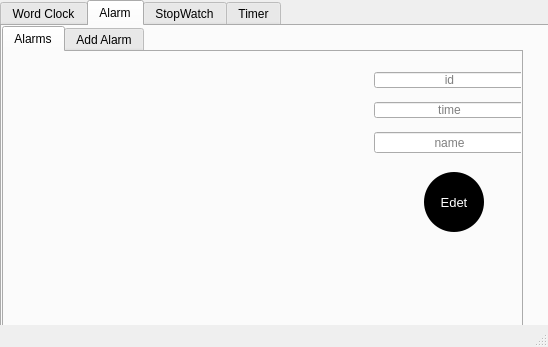
<?xml version="1.0" encoding="UTF-8"?>
<ui version="4.0">
 <class>MainWindow</class>
 <widget class="QMainWindow" name="MainWindow">
  <property name="geometry">
   <rect>
    <x>0</x>
    <y>0</y>
    <width>548</width>
    <height>347</height>
   </rect>
  </property>
  <property name="windowTitle">
   <string>MainWindow</string>
  </property>
  <widget class="QWidget" name="centralwidget">
   <widget class="QTabWidget" name="tabWidget">
    <property name="geometry">
     <rect>
      <x>0</x>
      <y>0</y>
      <width>581</width>
      <height>381</height>
     </rect>
    </property>
    <property name="minimumSize">
     <size>
      <width>581</width>
      <height>381</height>
     </size>
    </property>
    <property name="maximumSize">
     <size>
      <width>16777215</width>
      <height>381</height>
     </size>
    </property>
    <property name="layoutDirection">
     <enum>Qt::LeftToRight</enum>
    </property>
    <property name="autoFillBackground">
     <bool>true</bool>
    </property>
    <property name="currentIndex">
     <number>1</number>
    </property>
    <widget class="QWidget" name="tab">
     <attribute name="title">
      <string>Word Clock</string>
     </attribute>
     <widget class="QPushButton" name="btn_ir_worldclock">
      <property name="geometry">
       <rect>
        <x>90</x>
        <y>190</y>
        <width>121</width>
        <height>31</height>
       </rect>
      </property>
      <property name="font">
       <font>
        <family>MRT_Nil 3</family>
        <pointsize>13</pointsize>
       </font>
      </property>
      <property name="text">
       <string>Iran</string>
      </property>
     </widget>
     <widget class="QPushButton" name="btn_de_worldclock">
      <property name="geometry">
       <rect>
        <x>240</x>
        <y>190</y>
        <width>121</width>
        <height>31</height>
       </rect>
      </property>
      <property name="font">
       <font>
        <family>MRT_Nil 3</family>
        <pointsize>13</pointsize>
       </font>
      </property>
      <property name="text">
       <string>USA</string>
      </property>
     </widget>
     <widget class="QPushButton" name="btn_us_worldclock">
      <property name="geometry">
       <rect>
        <x>380</x>
        <y>190</y>
        <width>121</width>
        <height>31</height>
       </rect>
      </property>
      <property name="font">
       <font>
        <family>MRT_Nil 3</family>
        <pointsize>13</pointsize>
       </font>
      </property>
      <property name="text">
       <string>Germany</string>
      </property>
     </widget>
     <widget class="QLabel" name="label_worldclock">
      <property name="geometry">
       <rect>
        <x>160</x>
        <y>40</y>
        <width>311</width>
        <height>91</height>
       </rect>
      </property>
      <property name="font">
       <font>
        <family>Seven Segment</family>
        <pointsize>52</pointsize>
       </font>
      </property>
      <property name="text">
       <string>0:0:0</string>
      </property>
      <property name="alignment">
       <set>Qt::AlignCenter</set>
      </property>
     </widget>
    </widget>
    <widget class="QWidget" name="tab_2">
     <attribute name="title">
      <string>Alarm</string>
     </attribute>
     <widget class="QTabWidget" name="tabWidget_2">
      <property name="geometry">
       <rect>
        <x>0</x>
        <y>0</y>
        <width>521</width>
        <height>341</height>
       </rect>
      </property>
      <property name="minimumSize">
       <size>
        <width>0</width>
        <height>341</height>
       </size>
      </property>
      <property name="layoutDirection">
       <enum>Qt::LeftToRight</enum>
      </property>
      <property name="locale">
       <locale language="English" country="UnitedArabEmirates"/>
      </property>
      <property name="currentIndex">
       <number>0</number>
      </property>
      <widget class="QWidget" name="tab_5">
       <attribute name="title">
        <string>Alarms</string>
       </attribute>
       <widget class="QWidget" name="layoutWidget_2">
        <property name="geometry">
         <rect>
          <x>0</x>
          <y>0</y>
          <width>361</width>
          <height>231</height>
         </rect>
        </property>
        <layout class="QGridLayout" name="gl_tasks"/>
       </widget>
       <widget class="QLineEdit" name="le_edet_time">
        <property name="geometry">
         <rect>
          <x>370</x>
          <y>50</y>
          <width>151</width>
          <height>16</height>
         </rect>
        </property>
        <property name="toolTip">
         <string/>
        </property>
        <property name="whatsThis">
         <string/>
        </property>
        <property name="alignment">
         <set>Qt::AlignCenter</set>
        </property>
        <property name="placeholderText">
         <string>time</string>
        </property>
        <property name="cursorMoveStyle">
         <enum>Qt::LogicalMoveStyle</enum>
        </property>
       </widget>
       <widget class="QLineEdit" name="le_edet_name">
        <property name="geometry">
         <rect>
          <x>370</x>
          <y>80</y>
          <width>151</width>
          <height>21</height>
         </rect>
        </property>
        <property name="toolTip">
         <string/>
        </property>
        <property name="whatsThis">
         <string/>
        </property>
        <property name="alignment">
         <set>Qt::AlignCenter</set>
        </property>
        <property name="placeholderText">
         <string>name</string>
        </property>
        <property name="cursorMoveStyle">
         <enum>Qt::LogicalMoveStyle</enum>
        </property>
       </widget>
       <widget class="QLabel" name="label">
        <property name="geometry">
         <rect>
          <x>370</x>
          <y>0</y>
          <width>58</width>
          <height>19</height>
         </rect>
        </property>
        <property name="text">
         <string/>
        </property>
       </widget>
       <widget class="QLineEdit" name="le_edet_id">
        <property name="geometry">
         <rect>
          <x>370</x>
          <y>20</y>
          <width>151</width>
          <height>16</height>
         </rect>
        </property>
        <property name="toolTip">
         <string/>
        </property>
        <property name="whatsThis">
         <string/>
        </property>
        <property name="alignment">
         <set>Qt::AlignCenter</set>
        </property>
        <property name="placeholderText">
         <string>id</string>
        </property>
        <property name="cursorMoveStyle">
         <enum>Qt::LogicalMoveStyle</enum>
        </property>
       </widget>
       <widget class="QPushButton" name="btn_alarm_set_2">
        <property name="geometry">
         <rect>
          <x>420</x>
          <y>120</y>
          <width>60</width>
          <height>60</height>
         </rect>
        </property>
        <property name="minimumSize">
         <size>
          <width>60</width>
          <height>60</height>
         </size>
        </property>
        <property name="maximumSize">
         <size>
          <width>60</width>
          <height>60</height>
         </size>
        </property>
        <property name="font">
         <font>
          <pointsize>10</pointsize>
         </font>
        </property>
        <property name="cursor">
         <cursorShape>PointingHandCursor</cursorShape>
        </property>
        <property name="styleSheet">
         <string notr="true">border: 0px; border-radius: 30px; background-color: #000; color: #fff;</string>
        </property>
        <property name="text">
         <string>Edet</string>
        </property>
       </widget>
      </widget>
      <widget class="QWidget" name="tab_6">
       <attribute name="title">
        <string>Add Alarm</string>
       </attribute>
       <widget class="QLineEdit" name="le_name_alarm">
        <property name="geometry">
         <rect>
          <x>80</x>
          <y>160</y>
          <width>231</width>
          <height>41</height>
         </rect>
        </property>
        <property name="toolTip">
         <string/>
        </property>
        <property name="whatsThis">
         <string/>
        </property>
        <property name="alignment">
         <set>Qt::AlignCenter</set>
        </property>
        <property name="placeholderText">
         <string>name</string>
        </property>
        <property name="cursorMoveStyle">
         <enum>Qt::LogicalMoveStyle</enum>
        </property>
       </widget>
       <widget class="QWidget" name="layoutWidget">
        <property name="geometry">
         <rect>
          <x>-20</x>
          <y>0</y>
          <width>481</width>
          <height>140</height>
         </rect>
        </property>
        <layout class="QHBoxLayout" name="horizontalLayout_2">
         <property name="leftMargin">
          <number>60</number>
         </property>
         <property name="topMargin">
          <number>40</number>
         </property>
         <property name="rightMargin">
          <number>60</number>
         </property>
         <property name="bottomMargin">
          <number>30</number>
         </property>
         <item>
          <widget class="QLineEdit" name="le_tim_alarm">
           <property name="toolTip">
            <string/>
           </property>
           <property name="whatsThis">
            <string/>
           </property>
           <property name="alignment">
            <set>Qt::AlignCenter</set>
           </property>
           <property name="placeholderText">
            <string>tim</string>
           </property>
           <property name="cursorMoveStyle">
            <enum>Qt::LogicalMoveStyle</enum>
           </property>
          </widget>
         </item>
        </layout>
       </widget>
       <widget class="QPushButton" name="btn_alarm_set">
        <property name="geometry">
         <rect>
          <x>340</x>
          <y>150</y>
          <width>60</width>
          <height>60</height>
         </rect>
        </property>
        <property name="minimumSize">
         <size>
          <width>60</width>
          <height>60</height>
         </size>
        </property>
        <property name="maximumSize">
         <size>
          <width>60</width>
          <height>60</height>
         </size>
        </property>
        <property name="font">
         <font>
          <pointsize>10</pointsize>
         </font>
        </property>
        <property name="cursor">
         <cursorShape>PointingHandCursor</cursorShape>
        </property>
        <property name="styleSheet">
         <string notr="true">border: 0px; border-radius: 30px; background-color: #000; color: #fff;</string>
        </property>
        <property name="text">
         <string>Add</string>
        </property>
       </widget>
      </widget>
     </widget>
    </widget>
    <widget class="QWidget" name="tab_3">
     <attribute name="title">
      <string>StopWatch</string>
     </attribute>
     <widget class="QPushButton" name="btn_start_Stop">
      <property name="geometry">
       <rect>
        <x>100</x>
        <y>150</y>
        <width>80</width>
        <height>27</height>
       </rect>
      </property>
      <property name="text">
       <string>start</string>
      </property>
     </widget>
     <widget class="QPushButton" name="btn_stop_Stop">
      <property name="geometry">
       <rect>
        <x>190</x>
        <y>150</y>
        <width>80</width>
        <height>27</height>
       </rect>
      </property>
      <property name="text">
       <string>stop</string>
      </property>
     </widget>
     <widget class="QPushButton" name="btn_rest_stopw">
      <property name="geometry">
       <rect>
        <x>280</x>
        <y>150</y>
        <width>80</width>
        <height>27</height>
       </rect>
      </property>
      <property name="text">
       <string>Rest</string>
      </property>
     </widget>
     <widget class="QLabel" name="lbl_stopwatch">
      <property name="geometry">
       <rect>
        <x>20</x>
        <y>20</y>
        <width>401</width>
        <height>120</height>
       </rect>
      </property>
      <property name="minimumSize">
       <size>
        <width>0</width>
        <height>120</height>
       </size>
      </property>
      <property name="font">
       <font>
        <family>Seven Segment</family>
        <pointsize>55</pointsize>
       </font>
      </property>
      <property name="text">
       <string>0:0:0</string>
      </property>
      <property name="alignment">
       <set>Qt::AlignCenter</set>
      </property>
     </widget>
    </widget>
    <widget class="QWidget" name="tab_4">
     <attribute name="title">
      <string>Timer</string>
     </attribute>
     <widget class="QPushButton" name="btn_timer_stop_2">
      <property name="geometry">
       <rect>
        <x>130</x>
        <y>180</y>
        <width>191</width>
        <height>27</height>
       </rect>
      </property>
      <property name="text">
       <string>stop</string>
      </property>
     </widget>
     <widget class="QLabel" name="label_2">
      <property name="geometry">
       <rect>
        <x>190</x>
        <y>50</y>
        <width>20</width>
        <height>42</height>
       </rect>
      </property>
      <property name="maximumSize">
       <size>
        <width>20</width>
        <height>16777215</height>
       </size>
      </property>
      <property name="font">
       <font>
        <family>Seven Segment</family>
        <pointsize>30</pointsize>
        <bold>true</bold>
       </font>
      </property>
      <property name="text">
       <string/>
      </property>
      <property name="alignment">
       <set>Qt::AlignCenter</set>
      </property>
     </widget>
     <widget class="QPushButton" name="btn_timer_start">
      <property name="geometry">
       <rect>
        <x>100</x>
        <y>130</y>
        <width>241</width>
        <height>27</height>
       </rect>
      </property>
      <property name="text">
       <string>Start</string>
      </property>
     </widget>
     <widget class="QPushButton" name="btn_timer_pause">
      <property name="geometry">
       <rect>
        <x>160</x>
        <y>210</y>
        <width>131</width>
        <height>27</height>
       </rect>
      </property>
      <property name="text">
       <string>Reset</string>
      </property>
     </widget>
     <widget class="QLineEdit" name="tb_s">
      <property name="geometry">
       <rect>
        <x>279</x>
        <y>20</y>
        <width>70</width>
        <height>70</height>
       </rect>
      </property>
      <property name="minimumSize">
       <size>
        <width>70</width>
        <height>70</height>
       </size>
      </property>
      <property name="maximumSize">
       <size>
        <width>70</width>
        <height>70</height>
       </size>
      </property>
      <property name="font">
       <font>
        <family>Seven Segment</family>
        <pointsize>40</pointsize>
       </font>
      </property>
      <property name="alignment">
       <set>Qt::AlignCenter</set>
      </property>
     </widget>
     <widget class="QLineEdit" name="lineEdit_3">
      <property name="geometry">
       <rect>
        <x>256</x>
        <y>20</y>
        <width>15</width>
        <height>70</height>
       </rect>
      </property>
      <property name="minimumSize">
       <size>
        <width>15</width>
        <height>70</height>
       </size>
      </property>
      <property name="maximumSize">
       <size>
        <width>15</width>
        <height>70</height>
       </size>
      </property>
      <property name="font">
       <font>
        <family>Seven Segment</family>
        <pointsize>40</pointsize>
       </font>
      </property>
      <property name="text">
       <string>:</string>
      </property>
      <property name="alignment">
       <set>Qt::AlignCenter</set>
      </property>
     </widget>
     <widget class="QLineEdit" name="tb_m">
      <property name="geometry">
       <rect>
        <x>179</x>
        <y>20</y>
        <width>70</width>
        <height>70</height>
       </rect>
      </property>
      <property name="minimumSize">
       <size>
        <width>70</width>
        <height>70</height>
       </size>
      </property>
      <property name="maximumSize">
       <size>
        <width>70</width>
        <height>70</height>
       </size>
      </property>
      <property name="font">
       <font>
        <family>Seven Segment</family>
        <pointsize>40</pointsize>
       </font>
      </property>
      <property name="alignment">
       <set>Qt::AlignCenter</set>
      </property>
     </widget>
     <widget class="QLineEdit" name="lineEdit_2">
      <property name="geometry">
       <rect>
        <x>157</x>
        <y>20</y>
        <width>15</width>
        <height>70</height>
       </rect>
      </property>
      <property name="minimumSize">
       <size>
        <width>15</width>
        <height>70</height>
       </size>
      </property>
      <property name="maximumSize">
       <size>
        <width>15</width>
        <height>70</height>
       </size>
      </property>
      <property name="font">
       <font>
        <family>Seven Segment</family>
        <pointsize>40</pointsize>
       </font>
      </property>
      <property name="text">
       <string>:</string>
      </property>
      <property name="alignment">
       <set>Qt::AlignCenter</set>
      </property>
     </widget>
     <widget class="QLineEdit" name="tb_h">
      <property name="geometry">
       <rect>
        <x>80</x>
        <y>20</y>
        <width>70</width>
        <height>70</height>
       </rect>
      </property>
      <property name="minimumSize">
       <size>
        <width>70</width>
        <height>70</height>
       </size>
      </property>
      <property name="maximumSize">
       <size>
        <width>70</width>
        <height>70</height>
       </size>
      </property>
      <property name="font">
       <font>
        <family>Seven Segment</family>
        <pointsize>40</pointsize>
       </font>
      </property>
      <property name="alignment">
       <set>Qt::AlignCenter</set>
      </property>
     </widget>
     <widget class="QLineEdit" name="tb_h_2">
      <property name="geometry">
       <rect>
        <x>80</x>
        <y>20</y>
        <width>70</width>
        <height>70</height>
       </rect>
      </property>
      <property name="minimumSize">
       <size>
        <width>70</width>
        <height>70</height>
       </size>
      </property>
      <property name="maximumSize">
       <size>
        <width>70</width>
        <height>70</height>
       </size>
      </property>
      <property name="font">
       <font>
        <family>Seven Segment</family>
        <pointsize>40</pointsize>
       </font>
      </property>
      <property name="alignment">
       <set>Qt::AlignCenter</set>
      </property>
     </widget>
     <widget class="QLineEdit" name="lineEdit_4">
      <property name="geometry">
       <rect>
        <x>157</x>
        <y>20</y>
        <width>15</width>
        <height>70</height>
       </rect>
      </property>
      <property name="minimumSize">
       <size>
        <width>15</width>
        <height>70</height>
       </size>
      </property>
      <property name="maximumSize">
       <size>
        <width>15</width>
        <height>70</height>
       </size>
      </property>
      <property name="font">
       <font>
        <family>Seven Segment</family>
        <pointsize>40</pointsize>
       </font>
      </property>
      <property name="text">
       <string>:</string>
      </property>
      <property name="alignment">
       <set>Qt::AlignCenter</set>
      </property>
     </widget>
     <widget class="QLineEdit" name="lineEdit_5">
      <property name="geometry">
       <rect>
        <x>256</x>
        <y>20</y>
        <width>15</width>
        <height>70</height>
       </rect>
      </property>
      <property name="minimumSize">
       <size>
        <width>15</width>
        <height>70</height>
       </size>
      </property>
      <property name="maximumSize">
       <size>
        <width>15</width>
        <height>70</height>
       </size>
      </property>
      <property name="font">
       <font>
        <family>Seven Segment</family>
        <pointsize>40</pointsize>
       </font>
      </property>
      <property name="text">
       <string>:</string>
      </property>
      <property name="alignment">
       <set>Qt::AlignCenter</set>
      </property>
     </widget>
     <widget class="QLineEdit" name="tb_m_2">
      <property name="geometry">
       <rect>
        <x>179</x>
        <y>20</y>
        <width>70</width>
        <height>70</height>
       </rect>
      </property>
      <property name="minimumSize">
       <size>
        <width>70</width>
        <height>70</height>
       </size>
      </property>
      <property name="maximumSize">
       <size>
        <width>70</width>
        <height>70</height>
       </size>
      </property>
      <property name="font">
       <font>
        <family>Seven Segment</family>
        <pointsize>40</pointsize>
       </font>
      </property>
      <property name="alignment">
       <set>Qt::AlignCenter</set>
      </property>
     </widget>
     <widget class="QLineEdit" name="tb_s_2">
      <property name="geometry">
       <rect>
        <x>279</x>
        <y>20</y>
        <width>70</width>
        <height>70</height>
       </rect>
      </property>
      <property name="minimumSize">
       <size>
        <width>70</width>
        <height>70</height>
       </size>
      </property>
      <property name="maximumSize">
       <size>
        <width>70</width>
        <height>70</height>
       </size>
      </property>
      <property name="font">
       <font>
        <family>Seven Segment</family>
        <pointsize>40</pointsize>
       </font>
      </property>
      <property name="alignment">
       <set>Qt::AlignCenter</set>
      </property>
     </widget>
    </widget>
   </widget>
  </widget>
  <widget class="QMenuBar" name="menubar">
   <property name="geometry">
    <rect>
     <x>0</x>
     <y>0</y>
     <width>548</width>
     <height>25</height>
    </rect>
   </property>
  </widget>
  <widget class="QStatusBar" name="statusbar"/>
 </widget>
 <resources/>
 <connections/>
</ui>
